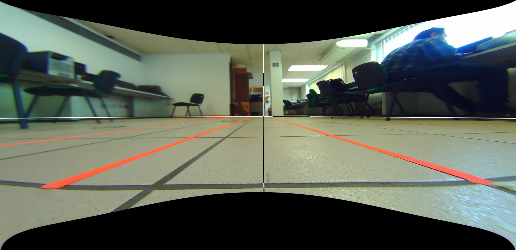
#> input picture autominy_ws/src/dotmex_final/calibration/homography/undist_960_540_cut.png, 516 x 250 px
$ python homography_960_540.py
#> lines starting #> are read from the running program, lines starting #| are printed output that depends on the picture
import cv2
import numpy as np
from matplotlib import pyplot as plt
from numpy.linalg import inv

img1 = cv2.imread('undist_960_540_cut.png',1) # Origen (Imagen del suelo)
#> img1 is the input picture: shape (250, 516, 3); mean B, G, R 85, 96.1, 90
#**************************************************
#**************************************************
#**************************************************
# Se definen 4 puntos en la imagen de origen. Las unidades son px.
p1_1 = [242,127]
p1_2 = [301,127]
p1_3 = [466,180]
p1_4 = [164,184]
P1 = np.concatenate(([[p1_1],[p1_2],[p1_3],[p1_4]]),axis=0)
# Se seleccionan 4 puntos en la imagen de destino, se escriben en cm y se usa como referencial
# al vector de traslacion T. Este se varia segun convenga a la imagen de salida;
T = [140,233]#[140,233]
p2_1 = np.add([0.0,0.0],T)
p2_2 = np.add([29.5,0.0],T)
p2_3 = np.add([29.5,60.5],T)
p2_4 = np.add([0,60.5],T)
P2 = np.array([p2_1,p2_2,p2_3,p2_4])
H, mask = cv2.findHomography(P1, P2, cv2.RANSAC,5.0)
#**************************************************
#**************************************************
#**************************************************
print("****************")
print("Matriz de Homografia")
print(H) # Matriz de homografia
#Obtenemos la imagen con correccion de pespectiva
imagenH = cv2.warpPerspective(img1, H, (300,300),borderMode=cv2.BORDER_CONSTANT, borderValue=(0, 0, 0))
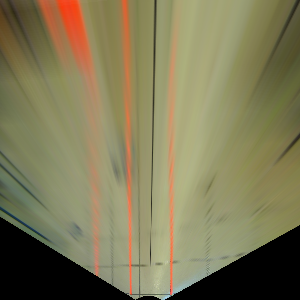
#> imagenH: shape (300, 300, 3); mean B, G, R 86.4, 121.4, 127
cv2.imshow('imagenH',imagenH)
cv2.waitKey(0)
cv2.imwrite('homography_960_540.png',imagenH)
cv2.destroyAllWindows()

$ run again, with autominy_ws/src/dotmex_final/calibration/homography/image_960_540_wl.png copied over autominy_ws/src/dotmex_final/calibration/homography/undist_960_540_cut.png
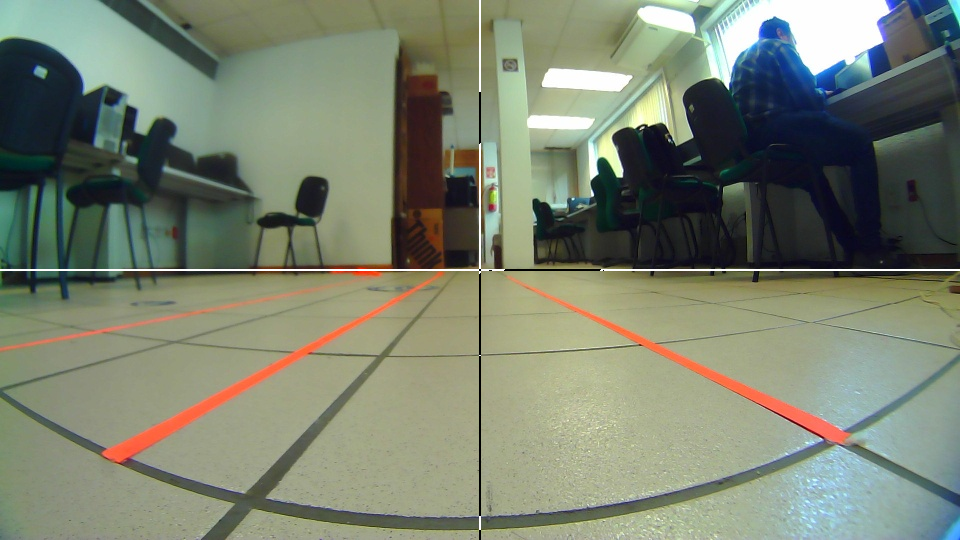
#> input picture autominy_ws/src/dotmex_final/calibration/homography/image_960_540_wl.png, 960 x 540 px
#> img1 is the input picture: shape (540, 960, 3); mean B, G, R 111.4, 129.6, 122.2
#> `imagenH = cv2.warpPerspective(img1, H, (300,300),borderMode=cv2.BORDER..`:
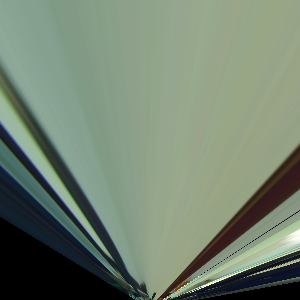
#> imagenH: shape (300, 300, 3); mean B, G, R 112.9, 131.2, 116
